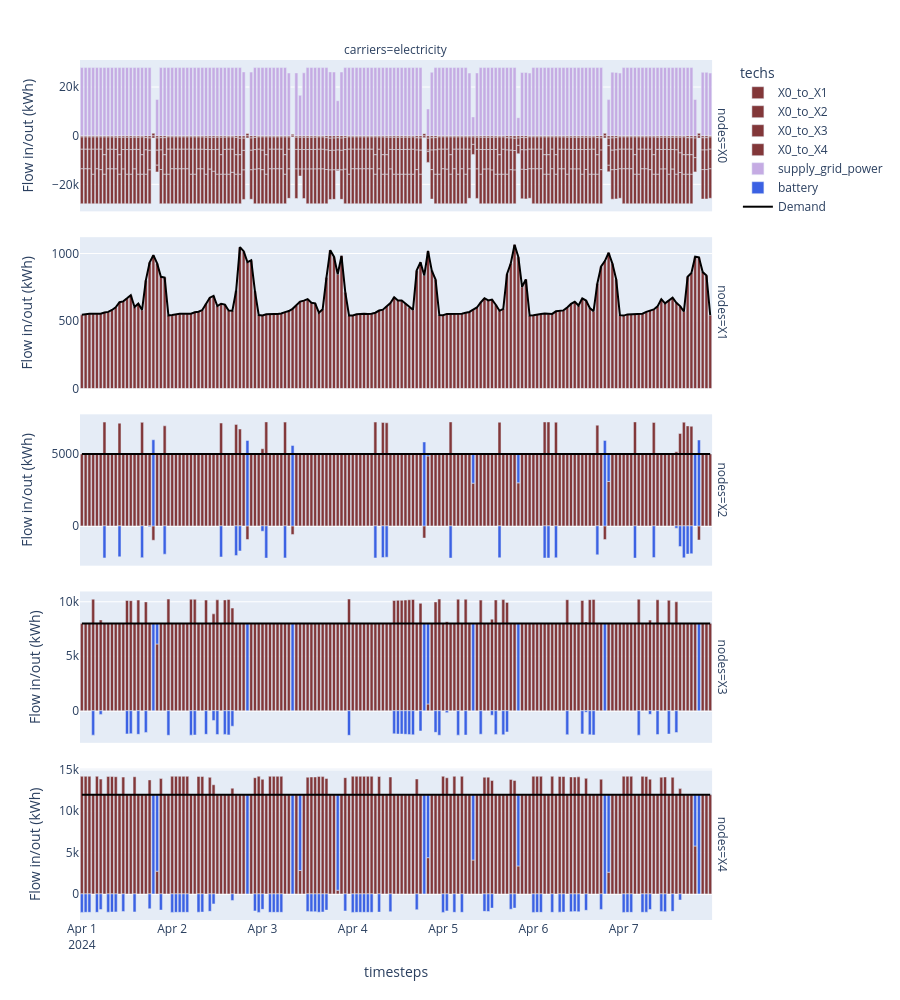

Write notebook code for a chart like this one.
### Code cell
carriers = ["electricity"]
df_flows = (
    (model.results.flow_out.fillna(0) - model.results.flow_in.fillna(0))
    .sel(carriers=carriers)
    .to_series()
    .where(lambda x: x != 0)
    .dropna()
    .to_frame("Flow in/out (kWh)")
    .reset_index()
)
df_demand = df_flows[df_flows.techs.str.contains("demand")]
df_flows_other = df_flows[~df_flows.techs.str.contains("demand")]

print(df_flows.head())

node_order = df_flows_other.nodes.unique()

fig = px.bar(
    df_flows_other,
    x="timesteps",
    y="Flow in/out (kWh)",
    facet_row="nodes",
    facet_col="carriers",
    color="techs",
    category_orders={"nodes": node_order, "carriers": carriers},
    height=1000,
    color_discrete_map=colors,
)

showlegend = True
# we reverse the node order (`[::-1]`) because the rows are numbered from bottom to top.
for row, node in enumerate(node_order[::-1]):
    for col, carrier in enumerate(carriers):
        demand_ = df_demand.loc[
            (df_demand.nodes == node) & (df_demand.techs == f"demand_{carrier}"),
            "Flow in/out (kWh)",
        ]
        if not demand_.empty:
            fig.add_scatter(
                x=model.results.timesteps.values,
                y=-1 * demand_,
                row=row + 1,
                col=col + 1,
                marker_color="black",
                name="Demand",
                legendgroup="demand",
                showlegend=showlegend,
            )
            showlegend = False
fig.update_yaxes(matches=None)
fig.show()

### Figure 1 — Plotly figure (JSON) as saved in the notebook; plotly's stock layout.template omitted (floating-point values rounded to 4 significant figures; data arrays with more than 128 entries replaced by an {"elided": "..."} marker saying what was removed)
{"data": [{"hovertemplate": "techs=X0_to_X1<br>nodes=X0<br>carriers=electricity<br>timesteps=%{x}<br>Flow in/out (kWh)=%{y}<extra></extra>", "legendgroup": "X0_to_X1", "marker": {"color": "#823739", "pattern": {"shape": ""}}, "name": "X0_to_X1", "orientation": "v", "showlegend": true, "textposition": "auto", "type": "bar", "x": {"elided": "168 str values"}, "xaxis": "x5", "y": {"elided": "168 float values"}, "yaxis": "y5"}, {"hovertemplate": "techs=X0_to_X2<br>nodes=X0<br>carriers=electricity<br>timesteps=%{x}<br>Flow in/out (kWh)=%{y}<extra></extra>", "legendgroup": "X0_to_X2", "marker": {"color": "#823739", "pattern": {"shape": ""}}, "name": "X0_to_X2", "orientation": "v", "showlegend": true, "textposition": "auto", "type": "bar", "x": {"elided": "167 str values"}, "xaxis": "x5", "y": {"elided": "167 float values"}, "yaxis": "y5"}, {"hovertemplate": "techs=X0_to_X3<br>nodes=X0<br>carriers=electricity<br>timesteps=%{x}<br>Flow in/out (kWh)=%{y}<extra></extra>", "legendgroup": "X0_to_X3", "marker": {"color": "#823739", "pattern": {"shape": ""}}, "name": "X0_to_X3", "orientation": "v", "showlegend": true, "textposition": "auto", "type": "bar", "x": {"elided": "160 str values"}, "xaxis": "x5", "y": {"elided": "160 float values"}, "yaxis": "y5"}, {"hovertemplate": "techs=X0_to_X4<br>nodes=X0<br>carriers=electricity<br>timesteps=%{x}<br>Flow in/out (kWh)=%{y}<extra></extra>", "legendgroup": "X0_to_X4", "marker": {"color": "#823739", "pattern": {"shape": ""}}, "name": "X0_to_X4", "orientation": "v", "showlegend": true, "textposition": "auto", "type": "bar", "x": {"elided": "162 str values"}, "xaxis": "x5", "y": {"elided": "162 float values"}, "yaxis": "y5"}, {"hovertemplate": "techs=supply_grid_power<br>nodes=X0<br>carriers=electricity<br>timesteps=%{x}<br>Flow in/out (kWh)=%{y}<extra></extra>", "legendgroup": "supply_grid_power", "marker": {"color": "#C5ABE3", "pattern": {"shape": ""}}, "name": "supply_grid_power", "orientation": "v", "showlegend": true, "textposition": "auto", "type": "bar", "x": {"elided": "162 str values"}, "xaxis": "x5", "y": {"elided": "162 float values"}, "yaxis": "y5"}, {"hovertemplate": "techs=X0_to_X1<br>nodes=X1<br>carriers=electricity<br>timesteps=%{x}<br>Flow in/out (kWh)=%{y}<extra></extra>", "legendgroup": "X0_to_X1", "marker": {"color": "#823739", "pattern": {"shape": ""}}, "name": "X0_to_X1", "orientation": "v", "showlegend": false, "textposition": "auto", "type": "bar", "x": {"elided": "168 str values"}, "xaxis": "x4", "y": {"elided": "168 float values"}, "yaxis": "y4"}, {"hovertemplate": "techs=X0_to_X2<br>nodes=X2<br>carriers=electricity<br>timesteps=%{x}<br>Flow in/out (kWh)=%{y}<extra></extra>", "legendgroup": "X0_to_X2", "marker": {"color": "#823739", "pattern": {"shape": ""}}, "name": "X0_to_X2", "orientation": "v", "showlegend": false, "textposition": "auto", "type": "bar", "x": {"elided": "167 str values"}, "xaxis": "x3", "y": {"elided": "167 float values"}, "yaxis": "y3"}, {"hovertemplate": "techs=battery<br>nodes=X2<br>carriers=electricity<br>timesteps=%{x}<br>Flow in/out (kWh)=%{y}<extra></extra>", "legendgroup": "battery", "marker": {"color": "#3B61E3", "pattern": {"shape": ""}}, "name": "battery", "orientation": "v", "showlegend": true, "textposition": "auto", "type": "bar", "x": ["2024-04-01T06:00:00.000000000", "2024-04-01T10:00:00.000000000", "2024-04-01T16:00:00.000000000", "2024-04-01T18:00:00.000000000", "2024-04-01T19:00:00.000000000", "2024-04-01T22:00:00.000000000", "2024-04-02T13:00:00.000000000", "2024-04-02T17:00:00.000000000", "2024-04-02T18:00:00.000000000", "2024-04-02T20:00:00.000000000", "2024-04-03T00:00:00.000000000", "2024-04-03T01:00:00.000000000", "2024-04-03T06:00:00.000000000", "2024-04-03T08:00:00.000000000", "2024-04-04T06:00:00.000000000", "2024-04-04T08:00:00.000000000", "2024-04-04T09:00:00.000000000", "2024-04-04T19:00:00.000000000", "2024-04-04T20:00:00.000000000", "2024-04-05T02:00:00.000000000", "2024-04-05T08:00:00.000000000", "2024-04-05T15:00:00.000000000", "2024-04-05T20:00:00.000000000", "2024-04-06T03:00:00.000000000", "2024-04-06T04:00:00.000000000", "2024-04-06T06:00:00.000000000", "2024-04-06T17:00:00.000000000", "2024-04-06T19:00:00.000000000", "2024-04-06T20:00:00.000000000", "2024-04-07T03:00:00.000000000", "2024-04-07T08:00:00.000000000", "2024-04-07T14:00:00.000000000", "2024-04-07T15:00:00.000000000", "2024-04-07T16:00:00.000000000", "2024-04-07T17:00:00.000000000", "2024-04-07T18:00:00.000000000", "2024-04-07T19:00:00.000000000", "2024-04-07T20:00:00.000000000"], "xaxis": "x3", "y": [-2230.0, -2153.0, -2210.0, -54.16, 5999.0, -1971.0, -2164.0, -2069.0, -1745.0, 5947.0, -372.9, -2243.0, -2227.0, 5597.0, -2231.0, -2209.0, -2181.0, 5847.0, 128.7, -2240.0, 2022.0, -2217.0, 2001.0, -2238.0, -2239.0, -2221.0, -2014.0, 5955.0, 1908.0, -2242.0, -2207.0, -159.8, -1438.0, -2222.0, -1964.0, -1936.0, 5000.0, 5983.0], "yaxis": "y3"}, {"hovertemplate": "techs=X0_to_X3<br>nodes=X3<br>carriers=electricity<br>timesteps=%{x}<br>Flow in/out (kWh)=%{y}<extra></extra>", "legendgroup": "X0_to_X3", "marker": {"color": "#823739", "pattern": {"shape": ""}}, "name": "X0_to_X3", "orientation": "v", "showlegend": false, "textposition": "auto", "type": "bar", "x": {"elided": "160 str values"}, "xaxis": "x2", "y": {"elided": "160 float values"}, "yaxis": "y2"}, {"hovertemplate": "techs=battery<br>nodes=X3<br>carriers=electricity<br>timesteps=%{x}<br>Flow in/out (kWh)=%{y}<extra></extra>", "legendgroup": "battery", "marker": {"color": "#3B61E3", "pattern": {"shape": ""}}, "name": "battery", "orientation": "v", "showlegend": false, "textposition": "auto", "type": "bar", "x": ["2024-04-01T03:00:00.000000000", "2024-04-01T05:00:00.000000000", "2024-04-01T12:00:00.000000000", "2024-04-01T13:00:00.000000000", "2024-04-01T15:00:00.000000000", "2024-04-01T17:00:00.000000000", "2024-04-01T19:00:00.000000000", "2024-04-01T20:00:00.000000000", "2024-04-01T23:00:00.000000000", "2024-04-02T05:00:00.000000000", "2024-04-02T06:00:00.000000000", "2024-04-02T09:00:00.000000000", "2024-04-02T11:00:00.000000000", "2024-04-02T12:00:00.000000000", "2024-04-02T14:00:00.000000000", "2024-04-02T15:00:00.000000000", "2024-04-02T16:00:00.000000000", "2024-04-02T20:00:00.000000000", "2024-04-03T08:00:00.000000000", "2024-04-03T23:00:00.000000000", "2024-04-04T11:00:00.000000000", "2024-04-04T12:00:00.000000000", "2024-04-04T13:00:00.000000000", "2024-04-04T14:00:00.000000000", "2024-04-04T15:00:00.000000000", "2024-04-04T16:00:00.000000000", "2024-04-04T18:00:00.000000000", "2024-04-04T19:00:00.000000000", "2024-04-04T20:00:00.000000000", "2024-04-04T22:00:00.000000000", "2024-04-04T23:00:00.000000000", "2024-04-05T01:00:00.000000000", "2024-04-05T04:00:00.000000000", "2024-04-05T06:00:00.000000000", "2024-04-05T08:00:00.000000000", "2024-04-05T10:00:00.000000000", "2024-04-05T13:00:00.000000000", "2024-04-05T14:00:00.000000000", "2024-04-05T16:00:00.000000000", "2024-04-05T17:00:00.000000000", "2024-04-05T20:00:00.000000000", "2024-04-06T09:00:00.000000000", "2024-04-06T13:00:00.000000000", "2024-04-06T14:00:00.000000000", "2024-04-06T15:00:00.000000000", "2024-04-06T16:00:00.000000000", "2024-04-06T19:00:00.000000000", "2024-04-07T04:00:00.000000000", "2024-04-07T07:00:00.000000000", "2024-04-07T09:00:00.000000000", "2024-04-07T12:00:00.000000000", "2024-04-07T14:00:00.000000000", "2024-04-07T20:00:00.000000000"], "xaxis": "x2", "y": [-2235.0, -335.0, -2121.0, -2097.0, -2160.0, -1988.0, 8000.0, 1870.0, -2247.0, -2235.0, -2224.0, -2159.0, -889.6, -2178.0, -2167.0, -2212.0, -1417.0, 8000.0, 8000.0, -2247.0, -2112.0, -2136.0, -2136.0, -2159.0, -2187.0, -2206.0, -1854.0, 8000.0, 7376.0, -1982.0, -2245.0, -174.1, -2235.0, -2228.0, 8000.0, -2152.0, -404.5, -2168.0, -2199.0, -1941.0, 8000.0, -2189.0, -2121.0, -144.8, -2193.0, -2216.0, 8000.0, -2236.0, -318.6, -2180.0, -2134.0, -1995.0, 8000.0], "yaxis": "y2"}, {"hovertemplate": "techs=X0_to_X4<br>nodes=X4<br>carriers=electricity<br>timesteps=%{x}<br>Flow in/out (kWh)=%{y}<extra></extra>", "legendgroup": "X0_to_X4", "marker": {"color": "#823739", "pattern": {"shape": ""}}, "name": "X0_to_X4", "orientation": "v", "showlegend": false, "textposition": "auto", "type": "bar", "x": {"elided": "162 str values"}, "xaxis": "x", "y": {"elided": "162 float values"}, "yaxis": "y"}, {"hovertemplate": "techs=battery<br>nodes=X4<br>carriers=electricity<br>timesteps=%{x}<br>Flow in/out (kWh)=%{y}<extra></extra>", "legendgroup": "battery", "marker": {"color": "#3B61E3", "pattern": {"shape": ""}}, "name": "battery", "orientation": "v", "showlegend": false, "textposition": "auto", "type": "bar", "x": ["2024-04-01T00:00:00.000000000", "2024-04-01T01:00:00.000000000", "2024-04-01T02:00:00.000000000", "2024-04-01T04:00:00.000000000", "2024-04-01T05:00:00.000000000", "2024-04-01T07:00:00.000000000", "2024-04-01T08:00:00.000000000", "2024-04-01T09:00:00.000000000", "2024-04-01T11:00:00.000000000", "2024-04-01T14:00:00.000000000", "2024-04-01T18:00:00.000000000", "2024-04-01T19:00:00.000000000", "2024-04-01T20:00:00.000000000", "2024-04-01T21:00:00.000000000", "2024-04-02T00:00:00.000000000", "2024-04-02T01:00:00.000000000", "2024-04-02T02:00:00.000000000", "2024-04-02T03:00:00.000000000", "2024-04-02T04:00:00.000000000", "2024-04-02T07:00:00.000000000", "2024-04-02T08:00:00.000000000", "2024-04-02T10:00:00.000000000", "2024-04-02T11:00:00.000000000", "2024-04-02T16:00:00.000000000", "2024-04-02T20:00:00.000000000", "2024-04-02T22:00:00.000000000", "2024-04-02T23:00:00.000000000", "2024-04-03T00:00:00.000000000", "2024-04-03T02:00:00.000000000", "2024-04-03T03:00:00.000000000", "2024-04-03T04:00:00.000000000", "2024-04-03T05:00:00.000000000", "2024-04-03T08:00:00.000000000", "2024-04-03T10:00:00.000000000", "2024-04-03T12:00:00.000000000", "2024-04-03T13:00:00.000000000", "2024-04-03T14:00:00.000000000", "2024-04-03T15:00:00.000000000", "2024-04-03T16:00:00.000000000", "2024-04-03T17:00:00.000000000", "2024-04-03T20:00:00.000000000", "2024-04-03T22:00:00.000000000", "2024-04-04T00:00:00.000000000", "2024-04-04T01:00:00.000000000", "2024-04-04T02:00:00.000000000", "2024-04-04T03:00:00.000000000", "2024-04-04T04:00:00.000000000", "2024-04-04T05:00:00.000000000", "2024-04-04T07:00:00.000000000", "2024-04-04T10:00:00.000000000", "2024-04-04T17:00:00.000000000", "2024-04-04T19:00:00.000000000", "2024-04-04T20:00:00.000000000", "2024-04-05T00:00:00.000000000", "2024-04-05T01:00:00.000000000", "2024-04-05T03:00:00.000000000", "2024-04-05T05:00:00.000000000", "2024-04-05T08:00:00.000000000", "2024-04-05T11:00:00.000000000", "2024-04-05T12:00:00.000000000", "2024-04-05T13:00:00.000000000", "2024-04-05T18:00:00.000000000", "2024-04-05T19:00:00.000000000", "2024-04-05T20:00:00.000000000", "2024-04-06T00:00:00.000000000", "2024-04-06T01:00:00.000000000", "2024-04-06T02:00:00.000000000", "2024-04-06T05:00:00.000000000", "2024-04-06T07:00:00.000000000", "2024-04-06T08:00:00.000000000", "2024-04-06T10:00:00.000000000", "2024-04-06T11:00:00.000000000", "2024-04-06T12:00:00.000000000", "2024-04-06T14:00:00.000000000", "2024-04-06T18:00:00.000000000", "2024-04-06T19:00:00.000000000", "2024-04-06T20:00:00.000000000", "2024-04-07T00:00:00.000000000", "2024-04-07T01:00:00.000000000", "2024-04-07T02:00:00.000000000", "2024-04-07T05:00:00.000000000", "2024-04-07T06:00:00.000000000", "2024-04-07T07:00:00.000000000", "2024-04-07T10:00:00.000000000", "2024-04-07T11:00:00.000000000", "2024-04-07T13:00:00.000000000", "2024-04-07T15:00:00.000000000", "2024-04-07T19:00:00.000000000", "2024-04-07T20:00:00.000000000"], "xaxis": "x", "y": [-2238.0, -2232.0, -2230.0, -2230.0, -1896.0, -2216.0, -2202.0, -2183.0, -2138.0, -2180.0, -1798.0, 12000.0, 9248.0, -1957.0, -2239.0, -2233.0, -2230.0, -2230.0, -2230.0, -2215.0, -2203.0, -2111.0, -1211.0, -793.2, 12000.0, -2064.0, -2239.0, -1871.0, -2230.0, -2231.0, -2231.0, -2228.0, 12000.0, 9165.0, -2121.0, -2149.0, -2153.0, -2222.0, -2196.0, -1963.0, 11560.0, -2070.0, -2242.0, -2234.0, -2230.0, -2230.0, -2231.0, -2230.0, -2206.0, -2150.0, -1910.0, 12000.0, 7614.0, -2240.0, -2057.0, -2230.0, -2230.0, 7903.0, -2115.0, -2132.0, -1722.0, -1857.0, -1720.0, 8615.0, -2240.0, -2234.0, -2231.0, -2231.0, -2209.0, -2205.0, -2157.0, -2142.0, -2169.0, -1988.0, -1881.0, 12000.0, 9378.0, -2243.0, -2235.0, -2232.0, -2230.0, -2216.0, -1887.0, -2122.0, -2153.0, -2111.0, -740.8, 6204.0, 12000.0], "yaxis": "y"}, {"legendgroup": "demand", "marker": {"color": "black"}, "name": "Demand", "showlegend": true, "type": "scatter", "x": {"elided": "168 str values"}, "xaxis": "x", "y": {"elided": "168 float values"}, "yaxis": "y"}, {"legendgroup": "demand", "marker": {"color": "black"}, "name": "Demand", "showlegend": false, "type": "scatter", "x": {"elided": "168 str values"}, "xaxis": "x2", "y": {"elided": "168 float values"}, "yaxis": "y2"}, {"legendgroup": "demand", "marker": {"color": "black"}, "name": "Demand", "showlegend": false, "type": "scatter", "x": {"elided": "168 str values"}, "xaxis": "x3", "y": {"elided": "168 float values"}, "yaxis": "y3"}, {"legendgroup": "demand", "marker": {"color": "black"}, "name": "Demand", "showlegend": false, "type": "scatter", "x": {"elided": "168 str values"}, "xaxis": "x4", "y": {"elided": "168 float values"}, "yaxis": "y4"}], "layout": {"annotations": [{"font": {}, "showarrow": false, "text": "carriers=electricity", "x": 0.49, "xanchor": "center", "xref": "paper", "y": 1, "yanchor": "bottom", "yref": "paper"}, {"font": {}, "showarrow": false, "text": "nodes=X4", "textangle": 90, "x": 0.98, "xanchor": "left", "xref": "paper", "y": 0.088, "yanchor": "middle", "yref": "paper"}, {"font": {}, "showarrow": false, "text": "nodes=X3", "textangle": 90, "x": 0.98, "xanchor": "left", "xref": "paper", "y": 0.294, "yanchor": "middle", "yref": "paper"}, {"font": {}, "showarrow": false, "text": "nodes=X2", "textangle": 90, "x": 0.98, "xanchor": "left", "xref": "paper", "y": 0.5, "yanchor": "middle", "yref": "paper"}, {"font": {}, "showarrow": false, "text": "nodes=X1", "textangle": 90, "x": 0.98, "xanchor": "left", "xref": "paper", "y": 0.706, "yanchor": "middle", "yref": "paper"}, {"font": {}, "showarrow": false, "text": "nodes=X0", "textangle": 90, "x": 0.98, "xanchor": "left", "xref": "paper", "y": 0.912, "yanchor": "middle", "yref": "paper"}], "barmode": "relative", "height": 1000, "legend": {"title": {"text": "techs"}, "tracegroupgap": 0}, "margin": {"t": 60}, "xaxis": {"anchor": "y", "domain": [0, 0.98], "title": {"text": "timesteps"}}, "xaxis2": {"anchor": "y2", "domain": [0, 0.98], "matches": "x", "showticklabels": false}, "xaxis3": {"anchor": "y3", "domain": [0, 0.98], "matches": "x", "showticklabels": false}, "xaxis4": {"anchor": "y4", "domain": [0, 0.98], "matches": "x", "showticklabels": false}, "xaxis5": {"anchor": "y5", "domain": [0, 0.98], "matches": "x", "showticklabels": false}, "yaxis": {"anchor": "x", "domain": [0, 0.176], "title": {"text": "Flow in/out (kWh)"}}, "yaxis2": {"anchor": "x2", "domain": [0.206, 0.382], "title": {"text": "Flow in/out (kWh)"}}, "yaxis3": {"anchor": "x3", "domain": [0.412, 0.588], "title": {"text": "Flow in/out (kWh)"}}, "yaxis4": {"anchor": "x4", "domain": [0.618, 0.794], "title": {"text": "Flow in/out (kWh)"}}, "yaxis5": {"anchor": "x5", "domain": [0.824, 1], "title": {"text": "Flow in/out (kWh)"}}}}
